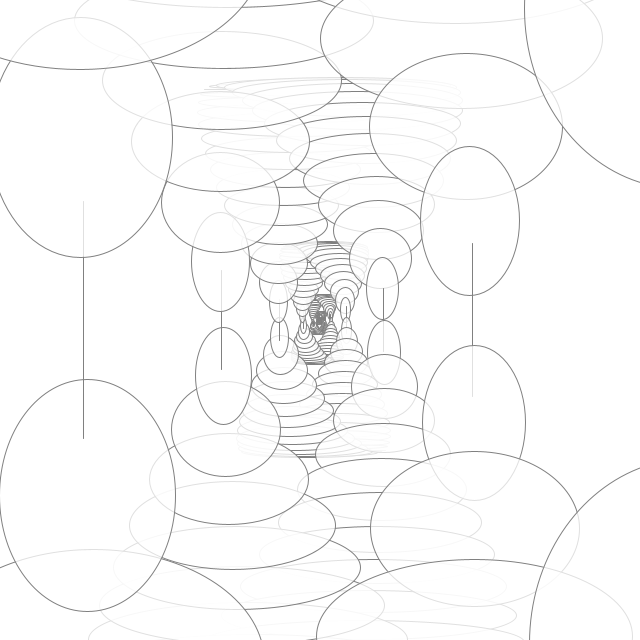
Frame 1 (no input)
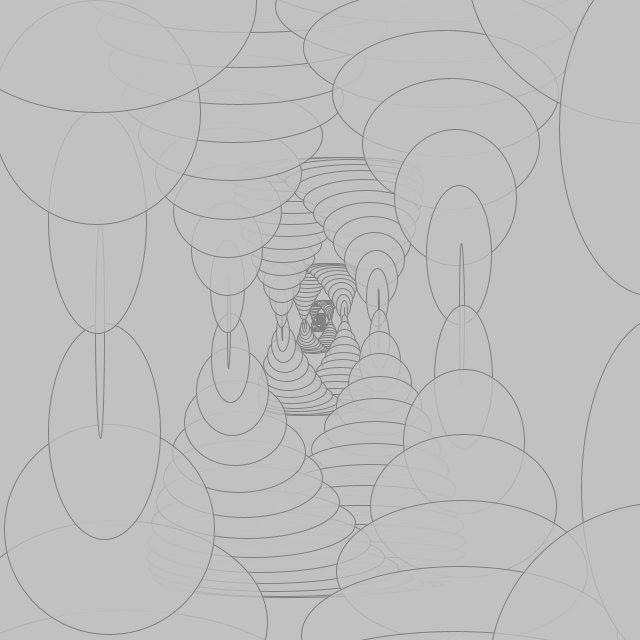
Frame 60 (the mouse pressed at the canvas centre just before this capture)
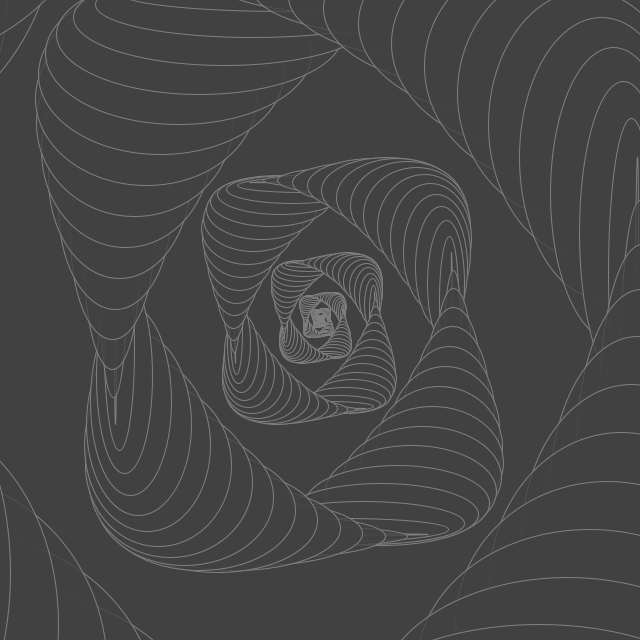
Frame 120 (the mouse held since frame 60 and released just before this capture)

The Processing sketch that drew these frames (run headless with seeded random() and noise(); from frame 60 on, the mouse is pressed at the canvas centre):

// Processing sketch: day172
// ── day172.pde
float t,u,x,y,c;
void setup(){
size(640,640);
stroke(128);
}
void draw(){
background(c=(cos(t*2)+1)*128);
fill(c,192);
translate(320,320);
for(u=0;u<65;u+=PI/30)
ellipse(x=pow(1.15,u)*atan(cos(u+t)),y=pow(1.1+abs(cos(t))*.1,u)*sin(u+t),y,x);
t+=PI/360;
}
